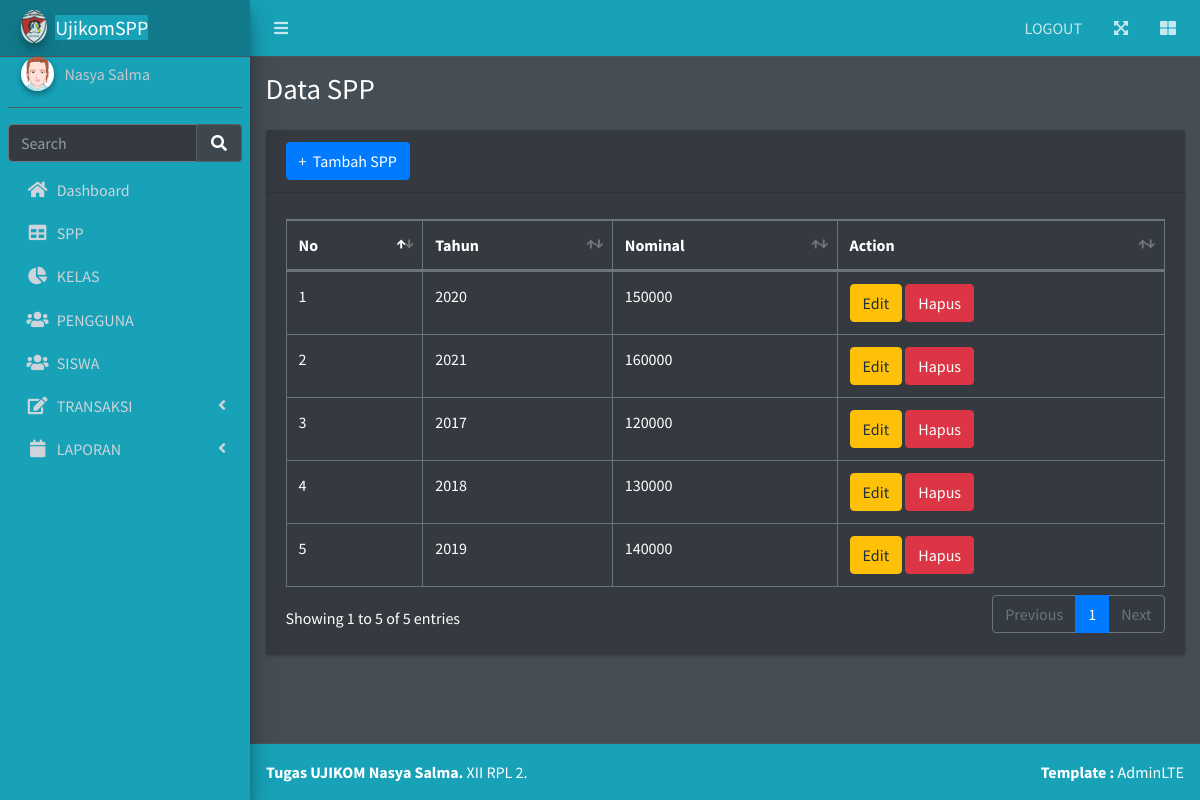
Screenshot of /spp.php with the database file from the repository.
### tables this page shows
CREATE TABLE `spp` (
  `id_spp` int(11) NOT NULL,
  `tahun` int(11) NOT NULL,
  `nominal` int(11) NOT NULL
);

### spp.php (the view, shortened to what this page needs)
<?php
include('koneksi.php');
?>
<!DOCTYPE html>
<html lang="en">
<head>
  <link rel="stylesheet" href="plugins/fontawesome-free/css/all.min.css">
  <link rel="stylesheet" href="plugins/datatables-bs4/css/dataTables.bootstrap4.min.css">
  <link rel="stylesheet" href="plugins/datatables-responsive/css/responsive.bootstrap4.min.css">
  <link rel="stylesheet" href="plugins/datatables-buttons/css/buttons.bootstrap4.min.css">
  <link rel="stylesheet" href="dist/css/adminlte.min.css">
</head>
<body class="hold-transition dark-mode sidebar-mini layout-fixed layout-navbar-fixed layout-footer-fixed">
  <div class="wrapper">
    <nav class="main-header navbar navbar-expand navbar-dark bg-info">
      <ul class="navbar-nav">
        <li class="nav-item">
          <a class="nav-link" data-widget="pushmenu" href="#" role="button"><i class="fas fa-bars"></i></a>
        </li>
      </ul>
      <ul class="navbar-nav ml-auto">
        <li class="nav-item d-none d-sm-inline-block">
          <a href="logout.php" class="nav-link">LOGOUT</a>
        </li>
        <li class="nav-item">
          <a class="nav-link" data-widget="fullscreen" href="#" role="button">
            <i class="fas fa-expand-arrows-alt"></i>
          </a>
        </li>
        <li class="nav-item">
          <a class="nav-link" data-widget="control-sidebar" data-slide="true" href="#" role="button">
            <i class="fas fa-th-large"></i>
          </a>
        </li>
      </ul>
    </nav>
    <?php include("include/menu.php") ?>
    <div class="content-wrapper ">
      <section class="content-header">
        <div class="container-fluid">
          <div class="row mb-2">
            <div class="col-sm-6">
              <h1>Data SPP</h1>
            </div>
            <div class="col-sm-6">
            </div>
          </div>
        </div>
      </section>
      <section class="content">
        <div class="container-fluid">
          <div class="row">
            <div class="col-12">
              <div class="card">
                <div class="card-header">
                  <a class="btn btn-primary" href="tambah_spp.php" role="button">+ &nbsp;Tambah SPP</a>
                </div>
                <div class="card-body">
                  <table id="example2" class="table table-bordered table-hover">
                    <thead>
                      <tr>
                        <th>No</th>
                        <th>Tahun</th>
                        <th>Nominal</th>
                        <th>Action</th>
                      </tr>
                    </thead>
                    <tbody>
                      <?php
                      $query = "SELECT * FROM spp ORDER BY id_spp ASC";
                      $result = mysqli_query($koneksi, $query);
                      $no = 1;
                      while ($row = mysqli_fetch_assoc($result)) {
                      ?>
                        <tr>
                          <td><?php echo $no; ?></td>
                          <td><?php echo $row['tahun']; ?></td>
                          <td><?php echo substr($row['nominal'], 0, 20); ?></td>
                          <td>
                            <a class="btn btn-warning" href="edit_spp.php?id=<?php echo $row['id_spp']; ?>">Edit</a>
                            <a class="btn btn-danger" href="proses_hapusspp.php?id=<?php echo $row['id_spp']; ?>" onClick="return confirm('Anda yakin akan menghapus data ini?')">Hapus</a>
                          </td>
                        </tr>
                      <?php
                        $no++;
                      }
                      ?>
                    </tbody>
                  </table>
                </div>
              </div>
            </div>
          </div>
        </div>
      </section>
    </div>
    <footer class="main-footer bg-info">
      <strong>Tugas UJIKOM Nasya Salma</a>.</strong>
      XII RPL 2.
      <div class="float-right d-none d-sm-inline-block">
        <b>Template :</b> AdminLTE
      </div>
    </footer>
  </div>
</body>
</html>

### rows the page displays
spp: tahun "2020", nominal "150000"
spp: tahun "2021", nominal "160000"
spp: tahun "2017", nominal "120000"
spp: tahun "2018", nominal "130000"
spp: tahun "2019", nominal "140000"
